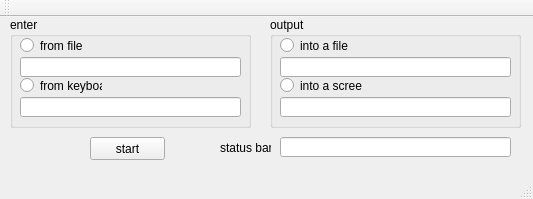
<?xml version="1.0" encoding="UTF-8"?>
<ui version="4.0">
 <class>MainWindow</class>
 <widget class="QMainWindow" name="MainWindow">
  <property name="geometry">
   <rect>
    <x>0</x>
    <y>0</y>
    <width>533</width>
    <height>199</height>
   </rect>
  </property>
  <property name="windowTitle">
   <string>MainWindow</string>
  </property>
  <widget class="QWidget" name="centralWidget">
   <widget class="QGroupBox" name="output">
    <property name="geometry">
     <rect>
      <x>270</x>
      <y>0</y>
      <width>251</width>
      <height>111</height>
     </rect>
    </property>
    <property name="title">
     <string>output</string>
    </property>
    <widget class="QRadioButton" name="intoAFile">
     <property name="geometry">
      <rect>
       <x>10</x>
       <y>20</y>
       <width>82</width>
       <height>17</height>
      </rect>
     </property>
     <property name="text">
      <string>into a file</string>
     </property>
    </widget>
    <widget class="QRadioButton" name="intoAScreen">
     <property name="geometry">
      <rect>
       <x>10</x>
       <y>60</y>
       <width>82</width>
       <height>17</height>
      </rect>
     </property>
     <property name="text">
      <string>into a screen</string>
     </property>
    </widget>
    <widget class="QLineEdit" name="lEIntoAFile">
     <property name="geometry">
      <rect>
       <x>10</x>
       <y>40</y>
       <width>231</width>
       <height>20</height>
      </rect>
     </property>
    </widget>
    <widget class="QLineEdit" name="lEIntoAScreen">
     <property name="geometry">
      <rect>
       <x>10</x>
       <y>80</y>
       <width>231</width>
       <height>20</height>
      </rect>
     </property>
     <property name="readOnly">
      <bool>true</bool>
     </property>
    </widget>
   </widget>
   <widget class="QGroupBox" name="enter">
    <property name="geometry">
     <rect>
      <x>10</x>
      <y>0</y>
      <width>241</width>
      <height>111</height>
     </rect>
    </property>
    <property name="title">
     <string>enter</string>
    </property>
    <widget class="QRadioButton" name="fromFile">
     <property name="geometry">
      <rect>
       <x>10</x>
       <y>20</y>
       <width>82</width>
       <height>17</height>
      </rect>
     </property>
     <property name="text">
      <string>from file</string>
     </property>
    </widget>
    <widget class="QRadioButton" name="fromKeyBoard">
     <property name="geometry">
      <rect>
       <x>10</x>
       <y>60</y>
       <width>82</width>
       <height>17</height>
      </rect>
     </property>
     <property name="text">
      <string>from keyboard</string>
     </property>
    </widget>
    <widget class="QLineEdit" name="lEFromFile">
     <property name="geometry">
      <rect>
       <x>10</x>
       <y>40</y>
       <width>221</width>
       <height>20</height>
      </rect>
     </property>
    </widget>
    <widget class="QLineEdit" name="lEFromKeyboard">
     <property name="geometry">
      <rect>
       <x>10</x>
       <y>80</y>
       <width>221</width>
       <height>20</height>
      </rect>
     </property>
    </widget>
   </widget>
   <widget class="QLineEdit" name="lEStatus">
    <property name="geometry">
     <rect>
      <x>280</x>
      <y>120</y>
      <width>231</width>
      <height>20</height>
     </rect>
    </property>
    <property name="readOnly">
     <bool>true</bool>
    </property>
   </widget>
   <widget class="QPushButton" name="Start">
    <property name="geometry">
     <rect>
      <x>90</x>
      <y>120</y>
      <width>75</width>
      <height>23</height>
     </rect>
    </property>
    <property name="text">
     <string>start</string>
    </property>
   </widget>
   <widget class="QLabel" name="label_status">
    <property name="geometry">
     <rect>
      <x>220</x>
      <y>120</y>
      <width>51</width>
      <height>21</height>
     </rect>
    </property>
    <property name="text">
     <string>status bar</string>
    </property>
   </widget>
  </widget>
  <widget class="QMenuBar" name="menuBar">
   <property name="geometry">
    <rect>
     <x>0</x>
     <y>0</y>
     <width>533</width>
     <height>21</height>
    </rect>
   </property>
  </widget>
  <widget class="QToolBar" name="mainToolBar">
   <attribute name="toolBarArea">
    <enum>TopToolBarArea</enum>
   </attribute>
   <attribute name="toolBarBreak">
    <bool>false</bool>
   </attribute>
  </widget>
  <widget class="QStatusBar" name="statusBar"/>
 </widget>
 <layoutdefault spacing="6" margin="11"/>
 <resources/>
 <connections/>
</ui>
